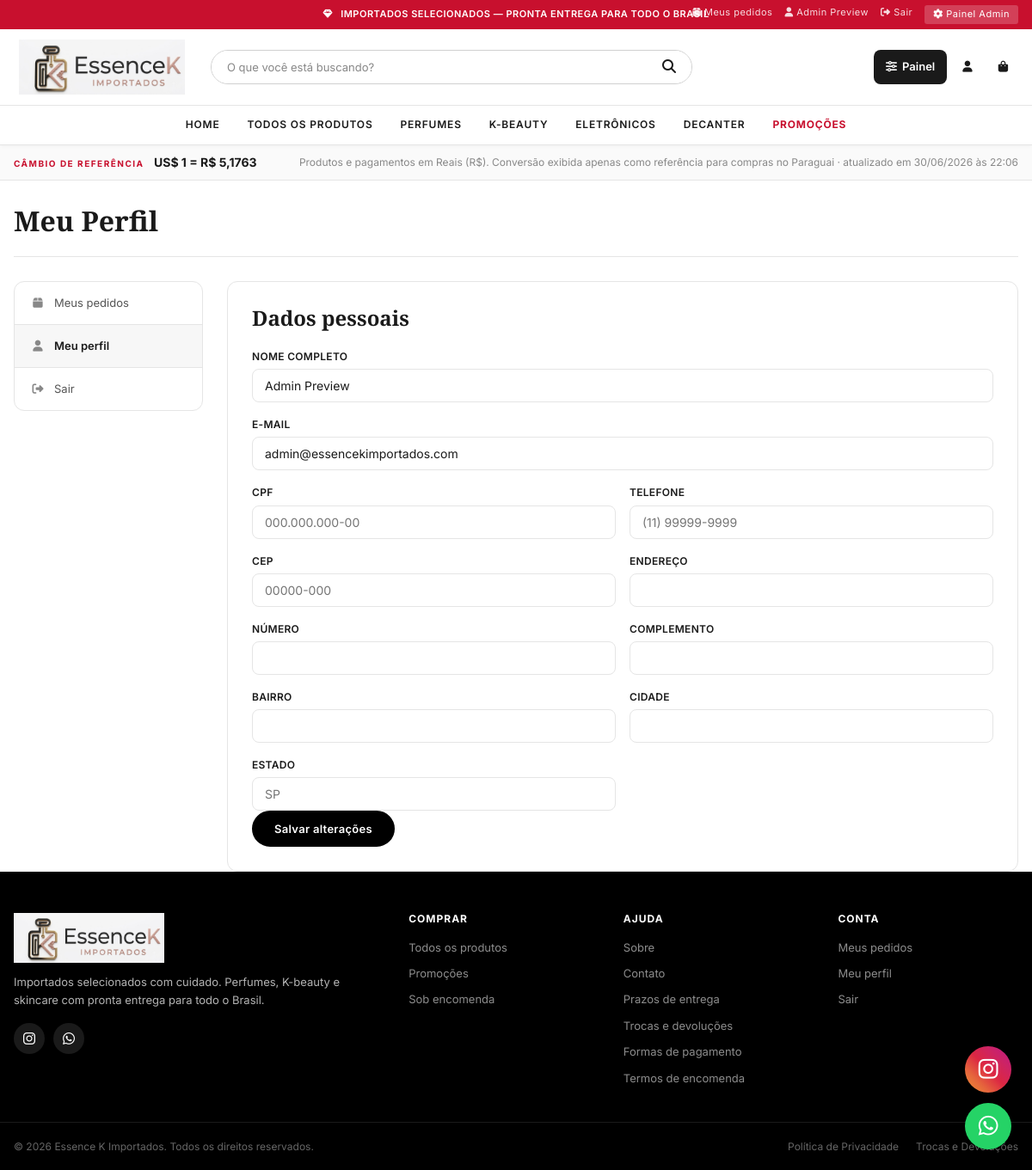
/conta/perfil/ (signed in), run on the app's committed database.
### accounts/models.py (models this page shows, shortened)
class User(AbstractUser):
    email = models.EmailField('E-mail', unique=True)
    full_name = models.CharField('Nome completo', max_length=200)
    cpf = models.CharField('CPF', max_length=11, unique=True, null=True, blank=True)
    cpf_encrypted = EncryptedCharField('CPF criptografado', max_length=200, blank=True, default='')
    whatsapp = models.CharField('Telefone', max_length=11, unique=True, null=True, blank=True)
    whatsapp_encrypted = EncryptedCharField('Telefone criptografado', max_length=200, blank=True, default='')
    cep = models.CharField('CEP', max_length=9, blank=True)
    address = models.CharField('Endereço', max_length=255, blank=True)
    address_number = models.CharField('Número', max_length=20, blank=True)
    address_complement = models.CharField('Complemento', max_length=100, blank=True)
    neighborhood = models.CharField('Bairro', max_length=100, blank=True)
    city = models.CharField('Cidade', max_length=100, blank=True)
    state = models.CharField('Estado', max_length=2, blank=True)
    class Meta:
        verbose_name = 'Usuário'
        verbose_name_plural = 'Usuários'
        constraints = [
            models.UniqueConstraint(Lower('email'), name='accounts_user_email_ci_unique'),
        ]
    REQUIRED_FIELDS = ['email', 'full_name']

### core/models.py (models this page shows, shortened)
class ExchangeRate(models.Model):
    currency_from = models.CharField('De', max_length=10, default='USD')
    currency_to = models.CharField('Para', max_length=10, default='BRL')
    rate = models.DecimalField('Cotação', max_digits=10, decimal_places=4)
    source = models.CharField('Fonte', max_length=100, blank=True)
    updated_at = models.DateTimeField('Atualizado em', auto_now=True)
    is_active = models.BooleanField('Ativa', default=True)
    class Meta:
        verbose_name = 'Cotação'
        verbose_name_plural = 'Cotações'
        ordering = ['-updated_at']

### accounts/views.py (the view)
# urls.py: path('perfil/', views.profile, name='profile'),
@login_required
def profile(request):
    if request.method == 'POST':
        form = ProfileForm(request.POST, instance=request.user)
        if form.is_valid():
            form.save()
            messages.success(request, 'Dados atualizados com sucesso!')
            return redirect('profile')
    else:
        form = ProfileForm(instance=request.user)
    return render(request, 'accounts/profile.html', {'form': form})

### accounts/forms.py (shortened to what this page needs)
class ProfileForm(UserIdentityValidationMixin, forms.ModelForm):
    full_name = forms.CharField(label='Nome completo', max_length=200)
    email = forms.EmailField(label='E-mail')
    cpf = forms.CharField(label='CPF', max_length=14,
                          widget=forms.TextInput(attrs={'placeholder': '000.000.000-00', 'maxlength': '14'}))
    whatsapp = forms.CharField(label='Telefone', max_length=20,
                               widget=forms.TextInput(attrs={'placeholder': '(11) 99999-9999'}))
    class Meta:
        model = User
        fields = ['full_name', 'email', 'cpf', 'whatsapp', 'cep', 'address',
                  'address_number', 'address_complement', 'neighborhood', 'city', 'state']
        widgets = {
            'cep': forms.TextInput(attrs={'placeholder': '00000-000', 'maxlength': '9'}),
            'state': forms.TextInput(attrs={'maxlength': '2', 'placeholder': 'SP'}),
        }

### cart/context_processors.py (called while the page is built)
def cart_count(request):
    try:
        cart = get_cart(request)
        count = cart.total_items if cart else 0
    except (AttributeError, ValueError, KeyError):
        count = 0
    return {'cart_count': count}

### cart/models.py (called while the page is built)
    @property
    def total_items(self):
        return sum(item.quantity for item in self.items.all())

### core/context_processors.py (called while the page is built)
def store_settings(request):
    try:
        settings = StoreSettings.get_settings()
    except Exception:
        settings = None
    return {'store_settings': settings}

def exchange_rate(request):
    try:
        rate = get_active_exchange_rate()
    except Exception:
        rate = None
    return {
        'current_exchange_rate': rate,
        'current_exchange_rate_updated_label': rate_updated_label(rate),
    }

### core/encryption.py (called while the page is built)
    def from_db_value(self, value, expression, connection):
        if not value:
            return ''
        try:
            return decrypt_value(value)
        except Exception:
            return value

### core/models.py (called while the page is built)
    @property
    def display_logo_url(self):
        return image_url_if_exists(self.logo)

    @classmethod
    def get_settings(cls):
        obj, _ = cls.objects.get_or_create(pk=1)
        return obj

### core/services.py (called while the page is built)
def get_active_exchange_rate():
    return ExchangeRate.objects.filter(
        currency_from='USD',
        currency_to='BRL',
        is_active=True,
    ).order_by('-updated_at').first()

def rate_updated_label(rate_obj):
    if not rate_obj:
        return ''
    local_time = timezone.localtime(rate_obj.updated_at)
    return local_time.strftime('%d/%m/%Y às %H:%M')

### templates/accounts/profile.html (shortened to what this page needs)
{% extends 'base.html' %}
{% load widget_tweaks %}
{% block content %}
<div class="container">
  <div class="page-header">
    <h1 class="page-title">Meu Perfil</h1>
  </div>
  <div class="account-layout">
    {% include 'accounts/_sidebar.html' %}
    <div class="account-main">
      <div class="account-card">
        <h2>Dados pessoais</h2>
        <form method="post" class="profile-form">
          <div class="form-row">
            {% for field in form %}
            <div class="form-group {% if field.name == 'email' or field.name == 'full_name' %}full{% endif %}">
              <label>{{ field.label }}</label>
              {% render_field field class="form-control" %}
            </div>
            {% endfor %}
          </div>
          <button type="submit" class="btn btn-primary">Salvar alterações</button>
        </form>
      </div>
    </div>
  </div>
</div>
{% endblock %}

### templates/base.html (shortened to what this page needs)
<!DOCTYPE html>
<html lang="pt-BR">
<head>
  <link rel="stylesheet" href="https://cdnjs.cloudflare.com/ajax/libs/font-awesome/6.5.0/css/all.min.css">
  {% load static money %}
  <link rel="stylesheet" href="{% static 'css/style.css' %}">
</head>
<body>
<header class="site-header">
  <div class="header-top">
    <div class="container">
      <div class="header-top-inner">
        <span class="header-tagline">
          <i class="fas fa-gem"></i> Importados selecionados — Pronta entrega para todo o Brasil
        </span>
        <div class="header-top-links">
          {% if user.is_authenticated %}
            <a href="{% url 'my_orders' %}"><i class="fas fa-box"></i> Meus pedidos</a>
            <a href="{% url 'profile' %}"><i class="fas fa-user"></i> {{ user.full_name|truncatechars:15 }}</a>
            <a href="{% url 'logout' %}"><i class="fas fa-sign-out-alt"></i> Sair</a>
          {% else %}
            <a href="{% url 'login' %}"><i class="fas fa-user"></i> Entrar</a>
            <a href="{% url 'register' %}">Criar conta</a>
          {% endif %}
          {% if user.is_staff %}
            <a href="{% url 'dashboard:home' %}" class="admin-link"><i class="fas fa-cog"></i> Painel Admin</a>
          {% endif %}
        </div>
      </div>
    </div>
  </div>
  <div class="header-main">
    <div class="container">
      <div class="header-main-inner">
        <a href="{% url 'home' %}" class="logo">
          {% if store_settings and store_settings.display_logo_url %}
            <img src="{{ store_settings.display_logo_url }}" alt="Essence K Importados" class="brand-logo brand-logo-header">
          {% else %}
            <img src="{% static 'img/brand/essence-k-logo-official-horizontal.png' %}" alt="Essence K Importados" class="brand-logo brand-logo-header">
          {% endif %}
        </a>
        <form action="{% url 'products:list' %}" method="get" class="search-form">
          <input type="text" name="q" placeholder="O que você está buscando?"
                 value="{{ request.GET.q }}" class="search-input">
          <button type="submit" class="search-btn"><i class="fas fa-search"></i></button>
        </form>
        <div class="header-actions">
          {% if user.is_staff %}
          <a href="{% url 'dashboard:home' %}" class="header-admin-btn" aria-label="Abrir painel administrativo">
            <i class="fas fa-sliders-h"></i>
            <span>Painel</span>
          </a>
          {% endif %}
          {% if user.is_authenticated %}
          <a href="{% url 'profile' %}" class="cart-btn" aria-label="Minha conta">
            <i class="fas fa-user"></i>
          </a>
          {% else %}
          <a href="{% url 'login' %}" class="cart-btn" aria-label="Entrar">
            <i class="fas fa-user"></i>
          </a>
          {% endif %}
          <a href="{% url 'cart:detail' %}" class="cart-btn">
            <i class="fas fa-shopping-bag"></i>
          </a>
        </div>
      </div>
    </div>
  </div>
  <nav class="main-nav">
    <div class="container">
      <ul class="nav-list" id="navList">
        <li><a href="{% url 'home' %}">Home</a></li>
        <li><a href="{% url 'products:list' %}">Todos os produtos</a></li>
        <li><a href="{% url 'products:list' %}?category=perfumes">Perfumes</a></li>
        <li><a href="{% url 'products:list' %}?category=beleza-coreana">K-Beauty</a></li>
        <li><a href="{% url 'products:list' %}?category=eletronicos">Eletrônicos</a></li>
        <li><a href="{% url 'products:list' %}?category=decanter">Decanter</a></li>
        <li><a href="{% url 'products:list' %}?on_sale=1" class="nav-sale">Promoções</a></li>
      </ul>
    </div>
  </nav>
</header>
{% if current_exchange_rate %}
<section class="exchange-rate-panel" aria-label="Câmbio de referência">
  <div class="container exchange-rate-inner">
    <div>
      <span class="exchange-label">Câmbio de referência</span>
      <strong>US$ 1 = {{ current_exchange_rate.rate|rate_brl }}</strong>
    </div>
    <span class="exchange-note">
      Produtos e pagamentos em Reais (R$). Conversão exibida apenas como referência para compras no Paraguai
      {% if current_exchange_rate_updated_label %} · atualizado em {{ current_exchange_rate_updated_label }}{% endif %}
    </span>
  </div>
</section>
{% endif %}
<main class="main-content">
  {% block content %}{% endblock %}
</main>
<footer class="site-footer">
  <div class="footer-main">
    <div class="container">
      <div class="footer-grid">
        <div class="footer-brand">
          <img src="{% static 'img/brand/essence-k-logo-official.png' %}" alt="Essence K Importados" class="footer-logo-img">
          <p>Importados selecionados com cuidado. Perfumes, K-beauty e skincare com pronta entrega para todo o Brasil.</p>
          <div class="footer-social">
            <a href="https://www.instagram.com/shopparaguai/" target="_blank" rel="noopener" aria-label="Instagram Shop Paraguai">
              <i class="fab fa-instagram"></i>
            </a>
            <a href="https://wa.me/5535999073391" target="_blank" rel="noopener" aria-label="WhatsApp">
              <i class="fab fa-whatsapp"></i>
            </a>
          </div>
        </div>
        <div class="footer-links">
          <h4>Comprar</h4>
          <ul>
            <li><a href="{% url 'products:list' %}">Todos os produtos</a></li>
            <li><a href="{% url 'products:list' %}?on_sale=1">Promoções</a></li>
            <li><a href="{% url 'products:list' %}?status=pre_order">Sob encomenda</a></li>
          </ul>
        </div>
        <div class="footer-links">
          <h4>Ajuda</h4>
          <ul>
            <li><a href="{% url 'about' %}">Sobre</a></li>
            <li><a href="{% url 'contact' %}">Contato</a></li>
            <li><a href="{% url 'shipping_policy' %}">Prazos de entrega</a></li>
            <li><a href="{% url 'returns' %}">Trocas e devoluções</a></li>
            <li><a href="{% url 'payment_methods' %}">Formas de pagamento</a></li>
            <li><a href="{% url 'pre_order_terms' %}">Termos de encomenda</a></li>
          </ul>
        </div>
        <div class="footer-links">
          <h4>Conta</h4>
          <ul>
            {% if user.is_authenticated %}
              <li><a href="{% url 'my_orders' %}">Meus pedidos</a></li>
              <li><a href="{% url 'profile' %}">Meu perfil</a></li>
              <li><a href="{% url 'logout' %}">Sair</a></li>
            {% else %}
              <li><a href="{% url 'login' %}">Entrar</a></li>
              <li><a href="{% url 'register' %}">Criar conta</a></li>
            {% endif %}
          </ul>
        </div>
      </div>
    </div>
  </div>
  <div class="footer-bottom">
    <div class="container">
      <p>&copy; {% now "Y" %} Essence K Importados. Todos os direitos reservados.</p>
      <div class="footer-bottom-links">
        <a href="{% url 'privacy' %}">Política de Privacidade</a>
        <a href="{% url 'returns' %}">Trocas e Devoluções</a>
      </div>
    </div>
  </div>
</footer>
<div class="social-float">
  <a href="https://www.instagram.com/shopparaguai/"
     class="float-btn instagram-float" target="_blank" rel="noopener" aria-label="Seguir no Instagram">
    <i class="fab fa-instagram"></i>
  </a>
  <a href="https://wa.me/5535999073391"
     class="float-btn whatsapp-float" target="_blank" rel="noopener" aria-label="Falar no WhatsApp">
    <i class="fab fa-whatsapp"></i>
  </a>
</div>
{% load static %}
</body>
</html>

### data on the page
User: full_name "Admin Preview", full_name "Admin Preview" "admin@essencekimportados.com"
ExchangeRate: rate|rate_brl "R$ 5,1763"

### other printed values
{{ current_exchange_rate_updated_label }} "30/06/2026 às 22:06"
{{ field.label }} "NOME COMPLETO" "E-MAIL" "CPF" "TELEFONE" "CEP" "ENDEREÇO" "NÚMERO" "COMPLEMENTO" "BAIRRO" "CIDADE" "ESTADO"
